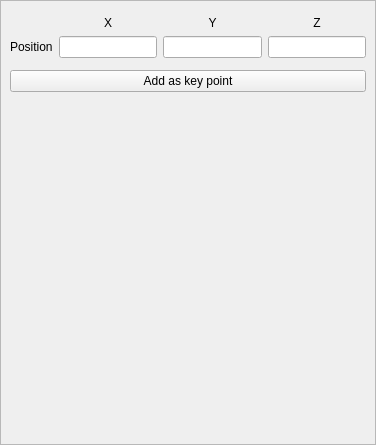
<?xml version="1.0" encoding="UTF-8"?>
<ui version="4.0">
 <class>property_Point</class>
 <widget class="QWidget" name="property_Point">
  <property name="geometry">
   <rect>
    <x>0</x>
    <y>0</y>
    <width>376</width>
    <height>445</height>
   </rect>
  </property>
  <property name="sizePolicy">
   <sizepolicy hsizetype="Maximum" vsizetype="Preferred">
    <horstretch>0</horstretch>
    <verstretch>0</verstretch>
   </sizepolicy>
  </property>
  <property name="windowTitle">
   <string>Point properties</string>
  </property>
  <layout class="QGridLayout" name="gridLayout_6">
   <property name="leftMargin">
    <number>0</number>
   </property>
   <property name="topMargin">
    <number>0</number>
   </property>
   <property name="rightMargin">
    <number>0</number>
   </property>
   <property name="bottomMargin">
    <number>0</number>
   </property>
   <item row="0" column="0">
    <widget class="QScrollArea" name="scrollArea">
     <property name="widgetResizable">
      <bool>true</bool>
     </property>
     <widget class="QWidget" name="scrollAreaWidgetContents">
      <property name="geometry">
       <rect>
        <x>0</x>
        <y>0</y>
        <width>374</width>
        <height>443</height>
       </rect>
      </property>
      <layout class="QGridLayout" name="gridLayout">
       <item row="1" column="3">
        <widget class="QLabel" name="Zlabel">
         <property name="text">
          <string>Z</string>
         </property>
         <property name="alignment">
          <set>Qt::AlignCenter</set>
         </property>
        </widget>
       </item>
       <item row="2" column="1">
        <widget class="QDoubleEdit" name="XLineEdit"/>
       </item>
       <item row="0" column="0" colspan="4">
        <widget class="GenericPropertiesHead" name="genericPropsHeadWidget" native="true"/>
       </item>
       <item row="3" column="0" colspan="4">
        <widget class="SubPropertyClipping" name="subPropertyClipping" native="true"/>
       </item>
       <item row="5" column="0" colspan="4">
        <widget class="GenericPropertiesFeet" name="genericPropsFeetWidget" native="true"/>
       </item>
       <item row="2" column="0">
        <widget class="QLabel" name="positionLabel">
         <property name="text">
          <string>Position</string>
         </property>
        </widget>
       </item>
       <item row="2" column="2">
        <widget class="QDoubleEdit" name="YLineEdit"/>
       </item>
       <item row="4" column="0" colspan="4">
        <widget class="QPushButton" name="addAsKeyPoint">
         <property name="text">
          <string>Add as key point</string>
         </property>
        </widget>
       </item>
       <item row="6" column="2" colspan="2">
        <spacer name="verticalSpacer">
         <property name="orientation">
          <enum>Qt::Vertical</enum>
         </property>
         <property name="sizeHint" stdset="0">
          <size>
           <width>48</width>
           <height>10</height>
          </size>
         </property>
        </spacer>
       </item>
       <item row="1" column="2">
        <widget class="QLabel" name="Ylabel">
         <property name="text">
          <string>Y</string>
         </property>
         <property name="alignment">
          <set>Qt::AlignCenter</set>
         </property>
        </widget>
       </item>
       <item row="1" column="1">
        <widget class="QLabel" name="Xlabel">
         <property name="text">
          <string>X</string>
         </property>
         <property name="alignment">
          <set>Qt::AlignCenter</set>
         </property>
        </widget>
       </item>
       <item row="2" column="3">
        <widget class="QDoubleEdit" name="ZLineEdit"/>
       </item>
      </layout>
     </widget>
    </widget>
   </item>
  </layout>
 </widget>
 <customwidgets>
  <customwidget>
   <class>GenericPropertiesHead</class>
   <extends>QWidget</extends>
   <header location="global">GenericPropertiesHead.h</header>
   <container>1</container>
  </customwidget>
  <customwidget>
   <class>GenericPropertiesFeet</class>
   <extends>QWidget</extends>
   <header>GenericPropertiesFeet.h</header>
   <container>1</container>
  </customwidget>
  <customwidget>
   <class>QDoubleEdit</class>
   <extends>QLineEdit</extends>
   <header>qdoubleedit.h</header>
  </customwidget>
  <customwidget>
   <class>SubPropertyClipping</class>
   <extends>QWidget</extends>
   <header>SubPropertyClipping.h</header>
   <container>1</container>
  </customwidget>
 </customwidgets>
 <tabstops>
  <tabstop>XLineEdit</tabstop>
  <tabstop>YLineEdit</tabstop>
  <tabstop>ZLineEdit</tabstop>
  <tabstop>addAsKeyPoint</tabstop>
 </tabstops>
 <resources/>
 <connections/>
</ui>
